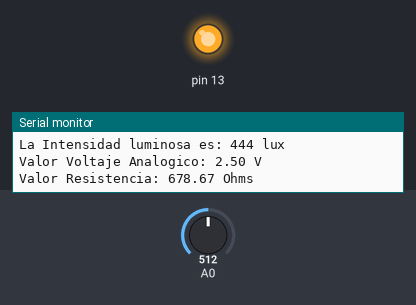
A sketch run on a simulated Arduino Uno, built with avr-gcc and run on an emulated ATmega328P. Shown: output pins drawn as LEDs (lit = HIGH), the last lines printed to the serial monitor. The inputs (shaded band) are chosen by the test bench; at power-on: A0 = 512.

Above: at 5.5 s.
5.6 s: A0 set to 845
7.3 s: A0 set to 865
At 8.8 s:
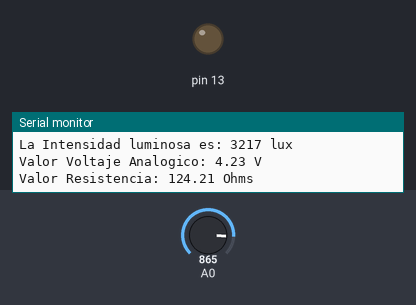
9.7 s: A0 set to 716
At 11.0 s:
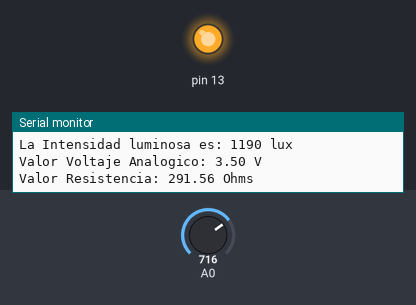
Timing chart, 0 to 12.7 s (numbered marks = the images above; inputs shaded):
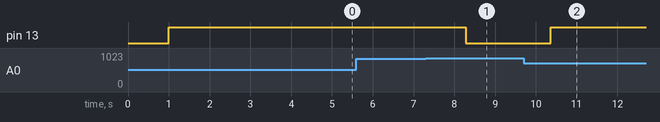

Measured:
- the behaviour switches between 856 and 857 on A0 (found by bisection; images 0 and 1)
- after the input at 7.3 s, pin 13: HIGH → LOW after 0.98 s
- after the input at 9.7 s, pin 13: LOW → HIGH after 0.67 s

The sketch:

LDR_luz.ino
```cpp
void setup() {
  pinMode(A0,INPUT);
  pinMode(13,OUTPUT);
  Serial.begin(9600);
}

double pot1 = 0;
int Il=0;
double rl;
double luz;

void loop() {
  delay(1000);
  pot1=analogRead(A0);
  luz=pot1*5/1023;
   rl=680*((5/luz)-1);

   Il=pow(rl/126951,-1.1655);

   if(Il<3000)
  {
    digitalWrite(13,HIGH);
  }
  else
  {
    digitalWrite(13,LOW);
  }

  Serial.print("La Intensidad luminosa es: ");
  Serial.print(Il);
  Serial.println(" lux");
  Serial.print("Valor Voltaje Analogico: ");
  Serial.print(luz);
  Serial.println(" V");
  Serial.print("Valor Resistencia: ");
  Serial.print(rl);
  Serial.println(" Ohms");
  Serial.println();

}
```
